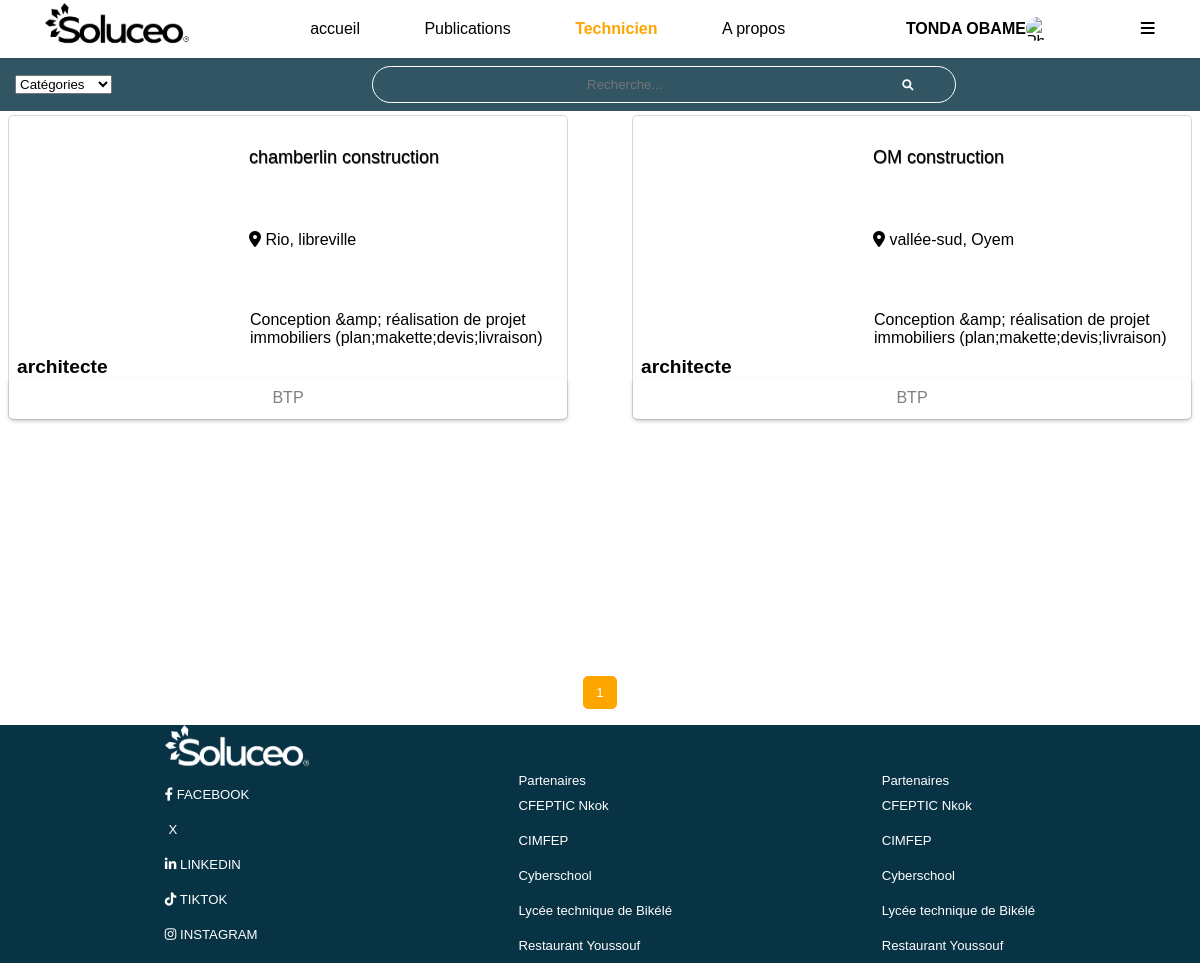
/technicien.php (signed in), run on the app's committed database.
### tables this page shows
CREATE TABLE `technicien` (
  `id_technicien` int(10) UNSIGNED NOT NULL,
  `photo_profil` varchar(255) NOT NULL,
  `identite` varchar(100) NOT NULL,
  `metier` varchar(100) NOT NULL,
  `qualification` varchar(100) NOT NULL,
  `email` varchar(150) NOT NULL,
  `ville` varchar(100) NOT NULL,
  `localisation` varchar(255) NOT NULL,
  `categorie` varchar(100) NOT NULL,
  `mdp` varchar(255) NOT NULL,
  `date_creation` datetime DEFAULT current_timestamp()
);

### technicien.php (the view, shortened to what this page needs)
<!DOCTYPE html>
<html lang="fr">
<head>
    <link rel="stylesheet" href="menu.css">
    <link href="https://cdnjs.cloudflare.com/ajax/libs/font-awesome/6.0.0-beta3/css/all.min.css" rel="stylesheet">
    <link href="https://fonts.cdnfonts.com/css/gilroy-bold" rel="stylesheet">
</head>
<body>
<?php
require 'header.php';
$categorie = $_GET['categorie'] ?? '';
$search = $_GET['search'] ?? '';
$page = isset($_GET['page']) ? (int) $_GET['page'] : 1;
$limit = 10;
$offset = ($page - 1) * $limit;
$sql = 'SELECT * FROM technicien WHERE 1';
$sql .= " LIMIT :offset, :limit";
$stmt = $bdd->prepare($sql);
$stmt->bindValue(':offset', $offset, PDO::PARAM_INT);
$stmt->bindValue(':limit', $limit, PDO::PARAM_INT);
$stmt->execute();
$techniciens = $stmt->fetchAll(PDO::FETCH_ASSOC);
$countSql = "SELECT COUNT(*) FROM technicien WHERE 1";
$countStmt = $bdd->prepare($countSql);
$countStmt->execute();
$totalArticles = $countStmt->fetchColumn();
$totalPages = max(1, ceil($totalArticles / $limit));
?>
    <main class="main-content">
        <nav class="nav-page">
            <div class="choix-categorie" style="padding:15px;">
                <form method="GET">
                    <select name="categorie" id="categorieSelect" onchange="this.form.submit()">
                        <option value="" <?= $categorie == "" ? "selected" : ""; ?>>Catégories</option>
                    </select>
                </form>
            </div>
            <form action="" method="GET" class="search-form">
                <div class="search-container">
                    <input class="container-search1" type="text" name="search" placeholder="Recherche..."
                        value="<?= isset($_GET['search']) ? htmlspecialchars($_GET['search']) : '' ?>">
                    <button type="submit" name="find" class="search-button">
                        <i class="fa-solid fa-magnifying-glass"></i>
                    </button>
                </div>
            </form>
        </nav>
        <div class="afficher">
            <?php if (!empty($techniciens)): ?>
                <?php foreach ($techniciens as $user): ?>
                    <div class="box-card">
                        <div class="card">
                        <a href="profil.php?
                        photo_profil=<?= urlencode($user['photo_profil']); ?>
                        &id_technicien=<?= urlencode($user['id_technicien']); ?>
                        &identite=<?= urlencode($user['identite']); ?>
                        &metier=<?= urlencode($user['metier']); ?>
                        &qualification=<?= urlencode($user['qualification']); ?>
                        &photo=<?= isset($user['photo_publication']) ? urlencode($user['photo_publication']) : ''; ?>">
                        <div class="box-card-img" style="background-image: url('<?= htmlspecialchars($user['photo_profil']); ?>');"></div>
                        <p class="metier"><?= htmlspecialchars($user['metier']); ?></p>
                        </a>
                         <div class="box-card-reference">
                            <p class="identite"><?= htmlspecialchars($user['identite']); ?></p>
                        <p><i class="fas fa-map-marker-alt orange-icon"></i> <?= htmlspecialchars($user['localisation']) . ', ' . htmlspecialchars($user['ville']); ?></p>
                        <p class="qualification"><?= htmlspecialchars($user['qualification']); ?></p>
                        </div>
                        </div>
                                <div class="BTP">
                                    <p>
                                        <a class="categorie-link" href="?categorie=<?= urlencode($user['categorie']); ?>">
                                            <?= htmlspecialchars($user['categorie']); ?>
                                        </a>
                                    </p>
                                </div>
                        </div>
                <?php endforeach; ?>
            <?php else: ?>
                <p style="text-align:center;margin:40px;">Aucun technicien trouvé dans cette catégorie.</p>
            <?php endif; ?>
        </div>
    </main>
    <div class="pagination">
        <?php for ($i = 1; $i <= $totalPages; $i++): ?>
            <a class="page-link <?= ($i == $page) ? 'active' : ''; ?>"
                href="?page=<?= $i; ?>&categorie=<?= urlencode($categorie); ?>&search=<?= urlencode($search); ?>">
                <?= $i; ?>
            </a>
        <?php endfor; ?>
    </div>
    <?php include 'footer.php'; ?>
</body>
</html>

### header.php (shortened to what this page needs)
<head>
    <link rel="stylesheet" href="menu.css">
</head>
<header>
    <nav class="nav1">
        <div class="logo">
            <img src="logo/codFichier 7.png" alt="Logo" class="c7">
        </div>
        <?php if (isset($_SESSION['id']) || isset($_SESSION['id_technicien'])): ?>
            <ul>
                <li class="menu1">
                    <a href="index.php"
                        class="menu-link <?= basename($_SERVER['PHP_SELF']) === 'index.php' ? 'active' : '' ?>">
                        accueil
                    </a>
                </li>
                <li class="menu2">
                    <a href="mecanique.php"
                        class="<?= basename($_SERVER['PHP_SELF']) === 'mecanique.php' ? 'active' : '' ?>">
                        Publications
                    </a>
                </li>
                <li class="menu3">
                    <a href="technicien.php"
                        class="menu-link <?= basename($_SERVER['PHP_SELF']) === 'technicien.php' ? 'active' : '' ?>">
                        Technicien
                    </a>
                </li>
                <li class="menu4">A propos</li>
            </ul>
            <div class="photo">
                <?php if(isset($_SESSION['id'])): ?>
                <b><p><?php echo $_SESSION['nom'] ;?></p></b>
                <?php else: ?>
                     <b><p><?php echo $_SESSION['identite'] ;?></p></b>
                <?php endif; ?>
                <img src="<?= $_SESSION['photo'] ?>" alt="Photo de profil" class="photo-img">
            </div>
            <div class="dropdown" id="dropdown">
                <button class="dropdown-button" onclick="toggleDropdown()">
                    <i class="fas fa-bars"></i>
                </button>
            </div>
        </nav>
    <?php else: ?>
        <a href="form_connexion.php">Connexion</a>
    <?php endif; ?>
</header>

### footer.php
<link rel="stylesheet" href="menu.css">
<footer>
        <div class="bac">
            <div class="footer1">
                <ul>
                    <div class="logo">
                        <img src="logo/codFichier 12.png" alt="" class="c7">
                    </div>
                    <li><i class="fab fa-facebook-f"></i> FACEBOOK</li>
                    <li><i class="fab fa-x-twitter"></i> X</li>
                    <li><i class="fab fa-linkedin-in"></i> LINKEDIN</li>
                    <li><i class="fab fa-tiktok"></i> TIKTOK</li>
                    <li><i class="fab fa-instagram"></i> INSTAGRAM</li>
                </ul>
            </div>
            <div class="footer2">
                <ul>Partenaires
                    <li>CFEPTIC Nkok</li>
                    <li>CIMFEP</li>
                    <li>Cyberschool</li>
                    <li>Lycée technique de Bikélé</li>
                    <li>Restaurant Youssouf</li>
                </ul>
            </div>
            <div class="footer2">
                <ul>Partenaires
                    <li>CFEPTIC Nkok</li>
                    <li>CIMFEP</li>
                    <li>Cyberschool</li>
                    <li>Lycée technique de Bikélé</li>
                    <li>Restaurant Youssouf</li>
                </ul>
            </div>
        </div>
    </footer>

### data on the page
technicien: metier "architecte", identite "chamberlin construction", localisation "Rio", ville "libreville", qualification "Conception &amp; réalisation de projet immobiliers (plan;makette;devis;livraison)", categorie "BTP"
technicien: metier "architecte", identite "OM construction", localisation "vallée-sud", ville "Oyem", qualification "Conception &amp; réalisation de projet immobiliers (plan;makette;devis;livraison)", categorie "BTP"

### other printed values
$_SESSION['nom'] "TONDA OBAME"
